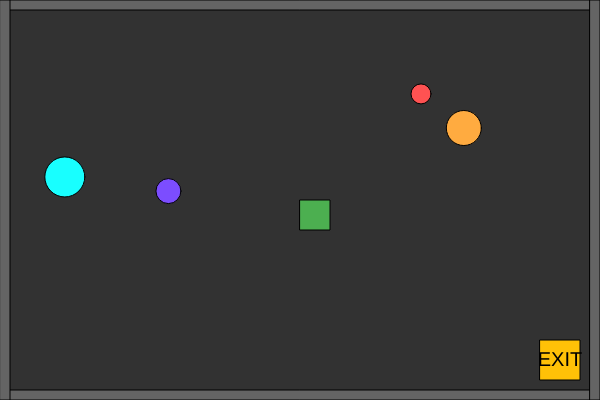
Frame 1 (no input)
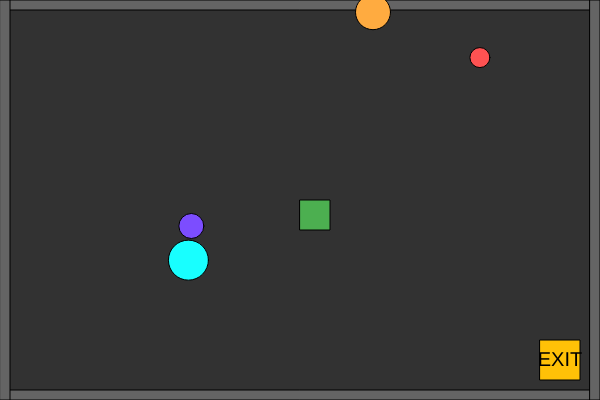
Frame 60 (no input)
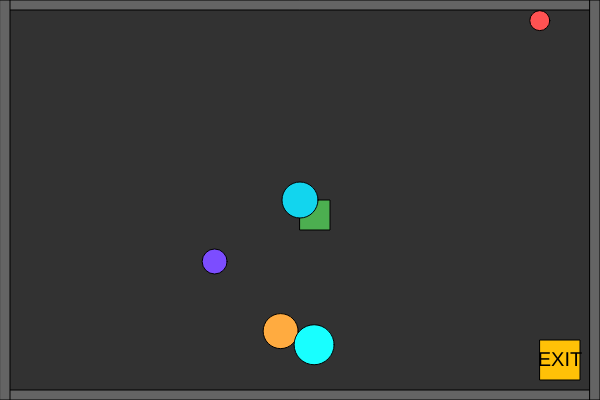
Frame 120 (the mouse pressed at the canvas centre since frame 60)

The p5.js sketch that drew these frames (run headless with seeded random() and noise() and a simulated clock; from frame 60 on, the mouse is pressed at the canvas centre):

// p5.js sketch
// ── sketch.js
// Player & Obstacles Game with Functions
// Week 12 Homework

// Game variables
let player;
let obstacles = [];
let exit;
let gameWon = false;
let borderThickness = 10;

// Player variables
let playerSize = 30;
let playerSpeed = 5;

// Obstacle variables
let obstacleCount = 4;
let obstacleColors = ['#FF5252', '#FFAB40', '#7C4DFF', '#18FFFF'];
let obstacleSizes = [20, 35, 25, 40];
let obstacleSpeeds = [2, 3, 1, 4];

function setup() {
  // Create canvas
  createCanvas(600, 400);
  
  // Initialize game elements
  createPlayer();
  createObstacles();
  createExit();
}

function draw() {
  // This function should only contain function calls
  background(50);
  
  if (gameWon) {
    displayWinMessage();
    return;
  }
  
  drawBorders();
  movePlayer();
  drawPlayer();
  
  // Process all obstacles
  for (let i = 0; i < obstacles.length; i++) {
    moveObstacle(i);
    drawObstacle(i);
  }
  
  drawExit();
  checkWinCondition();
}

// PLAYER FUNCTIONS

// Function to create a player (requirement: function to create a player)
function createPlayer() {
  player = {
    x: width / 2,
    y: height / 2,
    size: playerSize,
    color: '#4CAF50' // Green player
  };
}

// Function to draw the player
function drawPlayer() {
  fill(player.color);
  rect(player.x, player.y, player.size, player.size);
}

// Function to move the player using keyboard (requirement: function to move player using keyboard)
function movePlayer() {
  if (keyIsDown(LEFT_ARROW) || keyIsDown(65)) { // Left arrow or A
    player.x -= playerSpeed;
  } 
  if (keyIsDown(RIGHT_ARROW) || keyIsDown(68)) { // Right arrow or D
    player.x += playerSpeed;
  }
  if (keyIsDown(UP_ARROW) || keyIsDown(87)) { // Up arrow or W
    player.y -= playerSpeed;
  }
  if (keyIsDown(DOWN_ARROW) || keyIsDown(83)) { // Down arrow or S
    player.y += playerSpeed;
  }
  
  // Keep player within canvas bounds 
  if (player.x < borderThickness || player.x > width - player.size - borderThickness) {
    player.x = constrain(player.x, borderThickness, width - player.size - borderThickness);
  }
  
  if (player.y < borderThickness || player.y > height - player.size - borderThickness) {
    player.y = constrain(player.y, borderThickness, height - player.size - borderThickness);
  }
}

// OBSTACLE FUNCTIONS

// Function to create multiple obstacles (requirement: function to create multiple obstacles)
function createObstacles() {
  obstacles = []; // Clear any existing obstacles
  
  for (let i = 0; i < obstacleCount; i++) {
    obstacles.push({
      x: random(borderThickness + obstacleSizes[i]/2, 
                width - borderThickness - obstacleSizes[i]/2),
      y: random(borderThickness + obstacleSizes[i]/2, 
                height - borderThickness - obstacleSizes[i]/2),
      size: obstacleSizes[i],
      color: obstacleColors[i],
      speedX: random(-obstacleSpeeds[i], obstacleSpeeds[i]),
      speedY: random(-obstacleSpeeds[i], obstacleSpeeds[i])
    });
  }
}

// Function to draw an obstacle
function drawObstacle(index) {
  fill(obstacles[index].color);
  ellipse(obstacles[index].x, obstacles[index].y, obstacles[index].size);
}

// Function to move obstacle randomly (requirement: different functions to move each obstacle)
function moveObstacle(index) {
  // Move the obstacle
  obstacles[index].x += obstacles[index].speedX;
  obstacles[index].y += obstacles[index].speedY;
  
  // Make obstacles reappear on the other side if they leave the screen
  // (requirement: reappear on the other side)
  if (obstacles[index].x < -obstacles[index].size/2) {
    obstacles[index].x = width + obstacles[index].size/2;
  } else if (obstacles[index].x > width + obstacles[index].size/2) {
    obstacles[index].x = -obstacles[index].size/2;
  }
  
  if (obstacles[index].y < -obstacles[index].size/2) {
    obstacles[index].y = height + obstacles[index].size/2;
  } else if (obstacles[index].y > height + obstacles[index].size/2) {
    obstacles[index].y = -obstacles[index].size/2;
  }
}

// Function to create a new obstacle when mouse is pressed 
// (requirement: function to draw an object when pressing the mouse)
function createClickObstacle(x, y) {
  obstacles.push({
    x: x,
    y: y,
    size: random(15, 45),
    color: color(random(255), random(255), random(255)),
    speedX: 0, // Non-moving
    speedY: 0  // Non-moving
  });
}

// BORDER AND EXIT FUNCTIONS

// Function to create borders (requirement: function to create borders)
function drawBorders() {
  fill(100); // Gray borders
  // Top border
  rect(0, 0, width, borderThickness);
  // Bottom border
  rect(0, height - borderThickness, width, borderThickness);
  // Left border
  rect(0, 0, borderThickness, height);
  // Right border
  rect(width - borderThickness, 0, borderThickness, height);
}

// Function to create exit point (requirement: function to create an exit point)
function createExit() {
  exit = {
    x: width - borderThickness - 50,
    y: height - borderThickness - 50,
    size: 40,
    color: '#FFC107' // Yellow exit
  };
}

// Function to draw the exit
function drawExit() {
  fill(exit.color);
  rect(exit.x, exit.y, exit.size, exit.size);
  fill(0);
  textSize(20);
  textAlign(CENTER, CENTER);
  text("EXIT", exit.x + exit.size/2, exit.y + exit.size/2);
}

// GAME LOGIC FUNCTIONS

// Function to check win condition
function checkWinCondition() {
  // Check if player overlaps with exit
  if (player.x + player.size > exit.x && 
      player.x < exit.x + exit.size && 
      player.y + player.size > exit.y && 
      player.y < exit.y + exit.size) {
    gameWon = true;
  } 
}

// Function to display "You Win" message (requirement: function to display "You Win" message)
function displayWinMessage() {
  background('#4CAF50'); // Green background for win screen
  fill(255);
  textSize(50);
  textAlign(CENTER, CENTER);
  text("YOU WIN!", width/2, height/2);
  
  textSize(20);
  text("Click to play again", width/2, height/2 + 50);
  
  // If mouse is clicked, restart the game
  if (mouseIsPressed) {
    gameWon = false;
    setup();
  }
}

// Mouse interaction
function mousePressed() {
  if (!gameWon && 
      mouseX > borderThickness && mouseX < width - borderThickness &&
      mouseY > borderThickness && mouseY < height - borderThickness) {
    createClickObstacle(mouseX, mouseY);
  }
}
